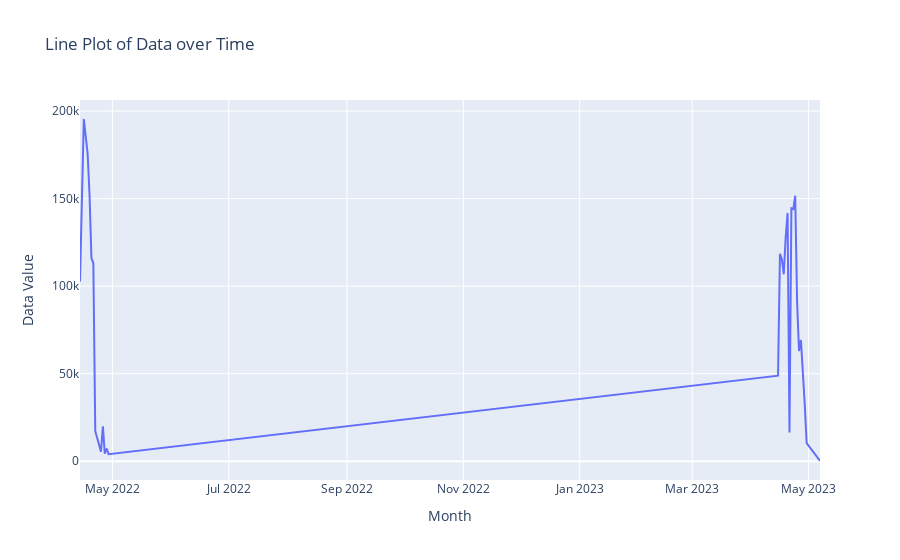

The notebook cell this image was saved under:
### Markdown cell above
### Observations
### ***************
#### 1. The all the markets are having very less values in the year 2023 compared to the year.
#### 2. The highest value of wheat collected in the market Nakodar in the year 2022 of value 120.285 K quintals

### Code cell
import plotly.graph_objs as go

shahkot=jalandhar[jalandhar['Market Name']=='Shahkot']
# Create a line plot
fig = go.Figure()

# Add trace for the line plot
fig.add_trace(go.Scatter(x=shahkot['Reported Date'], y=shahkot['Arrivals (Quintals)'], mode='lines', name='Data'))

# Update layout
fig.update_layout(title='Line Plot of Data over Time',
                  xaxis_title='Month',
                  yaxis_title='Data Value')

# Show the plot
fig.show()

### Figure 1 — Plotly figure (JSON) as saved in the notebook; plotly's stock layout.template omitted (floating-point values rounded to 4 significant figures)
{"data": [{"mode": "lines", "name": "Data", "type": "scatter", "x": ["2023-05-07T00:00:00", "2023-04-30T00:00:00", "2023-04-29T00:00:00", "2023-04-28T00:00:00", "2023-04-27T00:00:00", "2023-04-26T00:00:00", "2023-04-25T00:00:00", "2023-04-24T00:00:00", "2023-04-23T00:00:00", "2023-04-22T00:00:00", "2023-04-21T00:00:00", "2023-04-20T00:00:00", "2023-04-19T00:00:00", "2023-04-18T00:00:00", "2023-04-17T00:00:00", "2023-04-16T00:00:00", "2023-04-15T00:00:00", "2022-04-29T00:00:00", "2022-04-28T00:00:00", "2022-04-27T00:00:00", "2022-04-26T00:00:00", "2022-04-25T00:00:00", "2022-04-22T00:00:00", "2022-04-21T00:00:00", "2022-04-20T00:00:00", "2022-04-19T00:00:00", "2022-04-18T00:00:00", "2022-04-16T00:00:00", "2022-04-14T00:00:00"], "y": [110, 10340, 32460, 48620, 69230, 62950, 90630, 151660, 144040, 144510, 16420, 141810, 127790, 106750, 115380, 118510, 48850, 3980, 7260, 4330, 19920, 5470, 17150, 113050, 116030, 152110, 175710, 195480, 102630]}], "layout": {"title": {"text": "Line Plot of Data over Time"}, "xaxis": {"title": {"text": "Month"}}, "yaxis": {"title": {"text": "Data Value"}}}}
